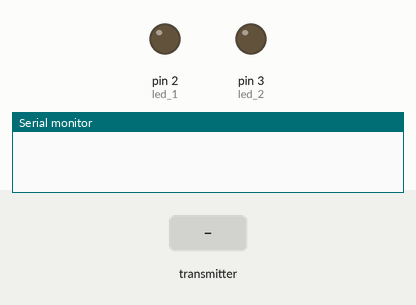
A sketch run on a simulated Arduino Uno, built with avr-gcc and run on an emulated ATmega328P. On the bench: output pins drawn as LEDs (lit = HIGH), the last lines printed to the serial monitor. Inputs (shaded band) come from the test bench. No radio packets arrive unless stated.

Above: at 1.2 s.
1.3 s: the transmitter starts sending buttonValue = 1
At 2.5 s:
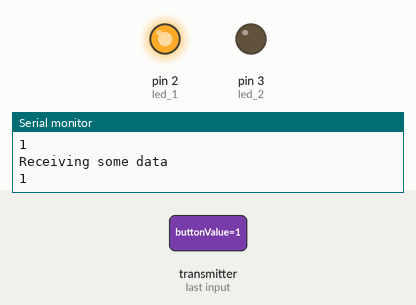
Timing chart, 0 to 4.3 s (numbered marks = the images above; inputs shaded):
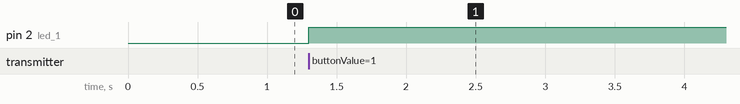

The sketch:

Node1.ino
```cpp
#include <SPI.h>
#include <nRF24L01.h>
#include <RF24.h>

RF24 radio(7, 8); // CE, CSN

const byte address[6] = "00001";
const int led_1 =  2;
const int led_2 =  3;

void setup() {
  Serial.begin(9600);
  radio.begin();
  radio.openReadingPipe(0, address);
  radio.setPALevel(RF24_PA_MIN);
  pinMode(led_1, OUTPUT);
  pinMode(led_2, OUTPUT);
  radio.startListening();
}

void loop() {
  if (radio.available()) {
    Serial.println("Receiving some data");
    int buttonValue = 0;;
    radio.read(&buttonValue, sizeof(buttonValue));
    Serial.println(buttonValue);
    if(buttonValue == 1){
      digitalWrite(led_1, HIGH);

    }else if(buttonValue == 2){
          digitalWrite(led_1, LOW);

      }else if(buttonValue == 11){
     digitalWrite(led_2, HIGH);
    }else if(buttonValue == 12){
                digitalWrite(led_2, LOW);


      }
  }
}
```

Measured:
- after the input at 1.3 s, pin 2 (led_1): LOW → HIGH at once
